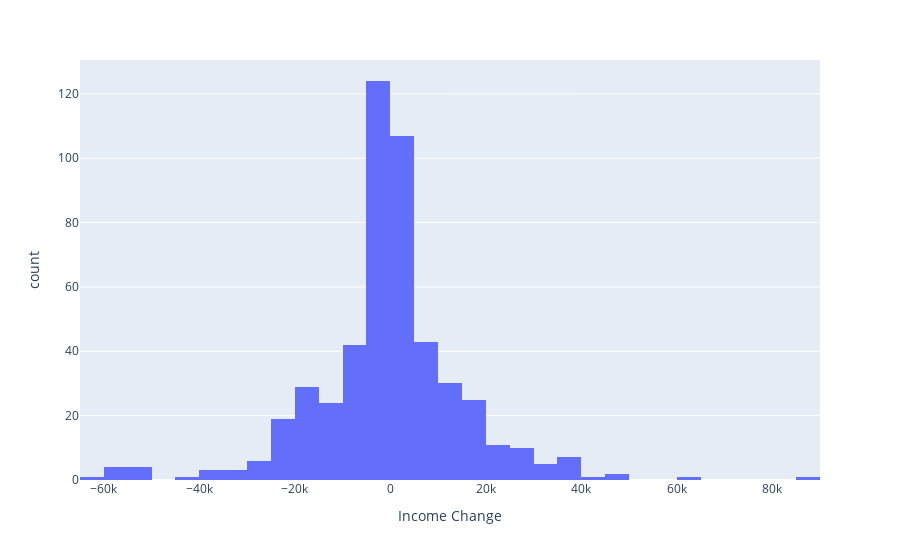

Write notebook code for a chart like this one.
### Markdown cell above
The Histogram below shows the distribution of monthly income changes for our top 50 streamers. As the bell curve indicates, the income variation from month to month remains largely unchanged as a whole - and large fluctuations in income are rare.

### Code cell
fig = px.histogram(finaldata, x="Income Change", nbins=50)
fig.show()

### Figure 1 — Plotly figure (JSON) as saved in the notebook; plotly's stock layout.template omitted (floating-point values rounded to 4 significant figures; data arrays with more than 128 entries replaced by an {"elided": "..."} marker saying what was removed)
{"data": [{"alignmentgroup": "True", "bingroup": "x", "hovertemplate": "Income Change=%{x}<br>count=%{y}<extra></extra>", "legendgroup": "", "marker": {"color": "#636efa"}, "name": "", "nbinsx": 50, "offsetgroup": "", "orientation": "v", "showlegend": false, "type": "histogram", "x": {"elided": "503 float values"}, "xaxis": "x", "yaxis": "y"}], "layout": {"barmode": "relative", "legend": {"tracegroupgap": 0}, "margin": {"t": 60}, "xaxis": {"anchor": "y", "domain": [0, 1], "title": {"text": "Income Change"}}, "yaxis": {"anchor": "x", "domain": [0, 1], "title": {"text": "count"}}}}
